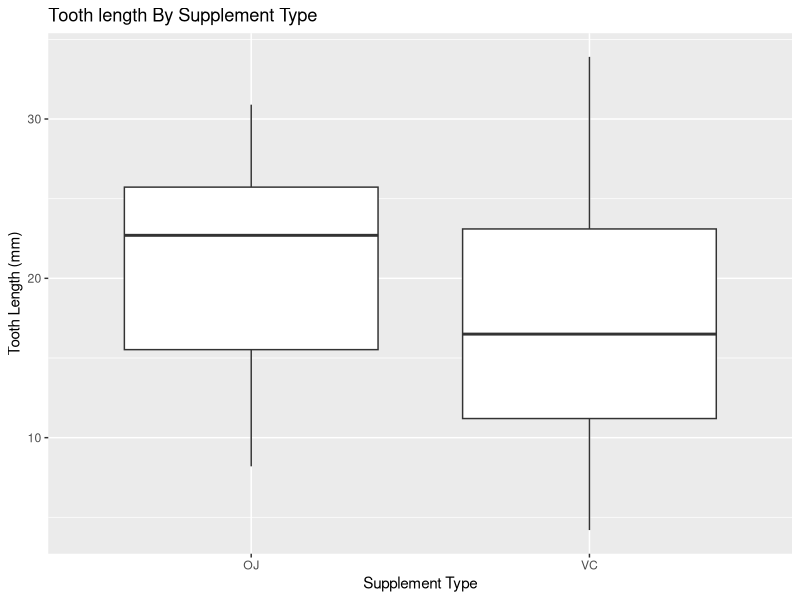
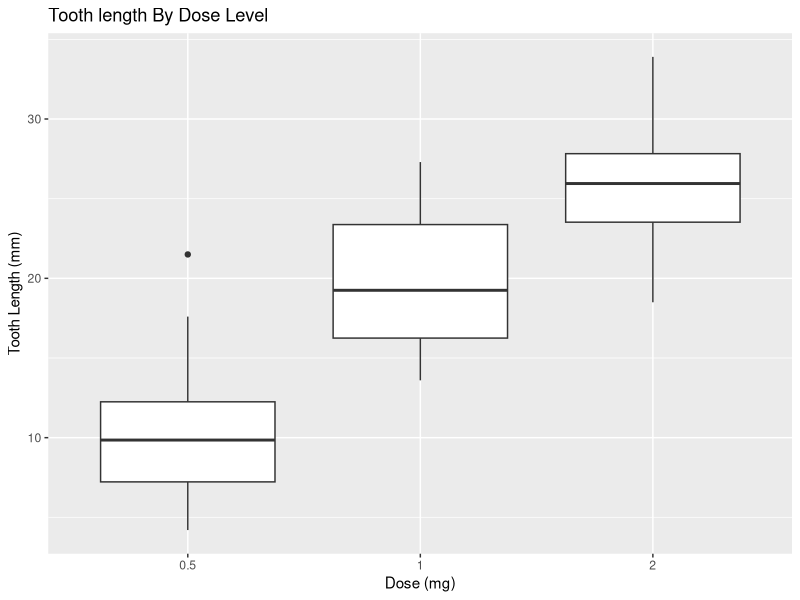

Recreate these plots in R, in order.
## ---- chunk 1
library(datasets)
data(ToothGrowth)

round(mean(ToothGrowth$len),3)
round(sd(ToothGrowth$len),3)

library(ggplot2)

ggplot(data = ToothGrowth, aes(supp, len)) + 
  geom_boxplot() +
  xlab('Supplement Type') +
  ylab('Tooth Length (mm)') +
  ggtitle('Tooth length By Supplement Type')

ggplot(data = ToothGrowth, aes(as.factor(dose), len)) + 
  geom_boxplot() +
  xlab('Dose (mg)') +
  ylab('Tooth Length (mm)') +
  ggtitle('Tooth length By Dose Level')
## ---- chunk 2
T_TestSupp <- t.test(len ~ supp, ToothGrowth, var.equal = FALSE)
T_TestSupp
## ---- chunk 3
Dose2to1 <- t.test(ToothGrowth$len[ToothGrowth$dose == 2],ToothGrowth$len[ToothGrowth$dose == 1])
Dose2to0.5 <- t.test(ToothGrowth$len[ToothGrowth$dose == 2],ToothGrowth$len[ToothGrowth$dose == 0.5])
Dose1to0.5 <- t.test(ToothGrowth$len[ToothGrowth$dose == 2],ToothGrowth$len[ToothGrowth$dose == 0.5])

Dose2to1
Dose2to0.5
Dose1to0.5
